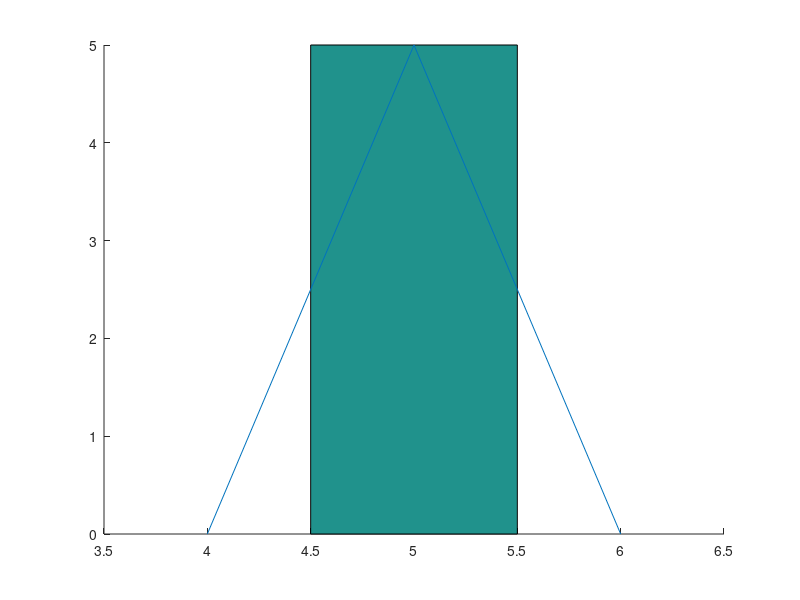

Here is the MATLAB script that generated this plot:
pkg load statistics
#1
N = input('Introduceti numarul de numere N=')
miu = input('Introduceti a pentru legea uniforma:')
sigma = input('Introduceti sigma pentru legea uniforma:')
%1
X = unifrnd(miu,sigma,[1,N])
%2
X = sort(X)
%3
x_min = min(X)
x_max = max(X)
%4
a = 1+(10/3)*log10(N)
n = fix(a)
%5
d = (x_max - x_min) / n
%6
i = 1: n + 1
c_i(i) = x_min + (i-1)*d
%7
[f, middle] = hist(X, n);
%8
fprintf("| Nr. |    Clasa    | Frecventa absoluta | Mijlocul clasei | Frecventa relativa |\n");
fprintf("---------------------------------------------------------------------------------\n");
for i=1:n
  str1 = mat2str(i);
  str2 = mat2str(c_i(i));
  str3 = mat2str(c_i(i+1));
  str4 = mat2str(f(i));
  str5 = mat2str(middle(i));
  str6 = mat2str(N);
  if i==n
    fprintf("| %3s | [%.4s,%.4s] | %10s\t | %10.4s\t   | %6s/%.6s        |\n",str1,str2,str3,str4,str5,str4,str6);
  else
    fprintf("| %3s | [%.4s,%.4s) | %10s\t | %10.4s\t   | %6s/%.6s        |\n",str1,str2,str3,str4,str5,str4,str6);
  endif
  fprintf("---------------------------------------------------------------------------------\n");
endfor
%9
figure
hold on
hist(X, n)
hold on
plot(middle, f)
hold off
%10
fprintf("Media aritmetica e: %f\n", mean(X));
fprintf("Media geometrica e: %f\n", geomean(X));
fprintf("Media armonica e: %f\n", harmmean(X));
%11
fprintf("Mediana e: %f\n", median(X));
%12
i=find(f==max(f));
mod = middle(i);
fprintf("Modulul e: %f\n", mod);
%13
cuartile = prctile(X, [25 50 75]);
fprintf("Q1(cuartila inferioara): %f\n",cuartile(1));
fprintf("Q2=m(mediana): %.2f\n",cuartile(2));
fprintf("Q3(cuartila superioara): %f\n",cuartile(3));
%14
var_R = var(X);
std_R = std(X);
fprintf("Variatia e: %f\n", var_R);
fprintf("Abaterea standard e: %f\n", std_R);
%15
moment_R = moment(X,1);
fprintf("Momentul centrat de ordin 1 este: %f\n", moment_R);
moment_R = moment(X,2);
fprintf("Momentul centrat de ordin 2 este: %f\n", moment_R);
moment_R = moment(X,3);
fprintf("Momentul centrat de ordin 3 este: %f\n", moment_R);
moment_R = moment(X,4);
fprintf("Momentul centrat de ordin 4 este: %f\n", moment_R);